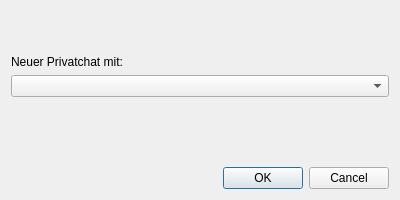
<?xml version="1.0" encoding="UTF-8"?>
<ui version="4.0">
 <class>PersonalO</class>
 <widget class="QDialog" name="PersonalO">
  <property name="windowModality">
   <enum>Qt::NonModal</enum>
  </property>
  <property name="geometry">
   <rect>
    <x>0</x>
    <y>0</y>
    <width>400</width>
    <height>200</height>
   </rect>
  </property>
  <property name="windowTitle">
   <string>Neuer Chat</string>
  </property>
  <property name="windowIcon">
   <iconset resource="resource.qrc">
    <normaloff>:/icon/icon.png</normaloff>:/icon/icon.png</iconset>
  </property>
  <layout class="QGridLayout" name="gridLayout">
   <item row="3" column="0">
    <widget class="QDialogButtonBox" name="buttonBox">
     <property name="orientation">
      <enum>Qt::Horizontal</enum>
     </property>
     <property name="standardButtons">
      <set>QDialogButtonBox::Cancel|QDialogButtonBox::Ok</set>
     </property>
    </widget>
   </item>
   <item row="1" column="0">
    <widget class="QComboBox" name="comboBox"/>
   </item>
   <item row="2" column="0">
    <widget class="QLabel" name="label">
     <property name="text">
      <string/>
     </property>
    </widget>
   </item>
   <item row="0" column="0">
    <widget class="QLabel" name="label_2">
     <property name="text">
      <string>Neuer Privatchat mit:</string>
     </property>
     <property name="alignment">
      <set>Qt::AlignBottom|Qt::AlignLeading|Qt::AlignLeft</set>
     </property>
    </widget>
   </item>
  </layout>
 </widget>
 <resources>
  <include location="resource.qrc"/>
 </resources>
 <connections>
  <connection>
   <sender>buttonBox</sender>
   <signal>accepted()</signal>
   <receiver>PersonalO</receiver>
   <slot>accept()</slot>
   <hints>
    <hint type="sourcelabel">
     <x>248</x>
     <y>254</y>
    </hint>
    <hint type="destinationlabel">
     <x>157</x>
     <y>274</y>
    </hint>
   </hints>
  </connection>
  <connection>
   <sender>buttonBox</sender>
   <signal>rejected()</signal>
   <receiver>PersonalO</receiver>
   <slot>reject()</slot>
   <hints>
    <hint type="sourcelabel">
     <x>316</x>
     <y>260</y>
    </hint>
    <hint type="destinationlabel">
     <x>286</x>
     <y>274</y>
    </hint>
   </hints>
  </connection>
 </connections>
</ui>
